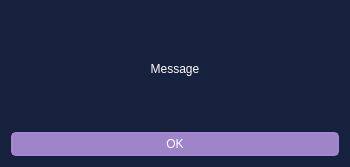
<?xml version="1.0" encoding="UTF-8"?>
<ui version="4.0">
 <class>Dialog</class>
 <widget class="QDialog" name="Dialog">
  <property name="geometry">
   <rect>
    <x>0</x>
    <y>0</y>
    <width>350</width>
    <height>167</height>
   </rect>
  </property>
  <property name="windowTitle">
   <string>Dialog</string>
  </property>
  <property name="styleSheet">
   <string notr="true">background:rgb(22, 33, 62)</string>
  </property>
  <layout class="QVBoxLayout" name="verticalLayout">
   <item>
    <widget class="QLabel" name="label">
     <property name="styleSheet">
      <string notr="true">color:white;</string>
     </property>
     <property name="text">
      <string>Message</string>
     </property>
     <property name="alignment">
      <set>Qt::AlignCenter</set>
     </property>
    </widget>
   </item>
   <item>
    <widget class="QPushButton" name="ok_btn">
     <property name="cursor">
      <cursorShape>PointingHandCursor</cursorShape>
     </property>
     <property name="styleSheet">
      <string notr="true">QPushButton { 
	background:rgb(160, 132, 202); 
	color:white;
	border: 2px solid rgb(164, 136, 207);
  	border-radius: 5px;
	height:20px;
	width:50px;
 }
QPushButton:hover { 
	background:rgb(164, 136, 207);
border: 2px solid rgb(160, 132, 202);
  	border-radius: 5px;
}</string>
     </property>
     <property name="text">
      <string>OK</string>
     </property>
     <property name="icon">
      <iconset>
       <normaloff>images/info.png</normaloff>images/info.png</iconset>
     </property>
    </widget>
   </item>
  </layout>
 </widget>
 <resources/>
 <connections/>
</ui>
